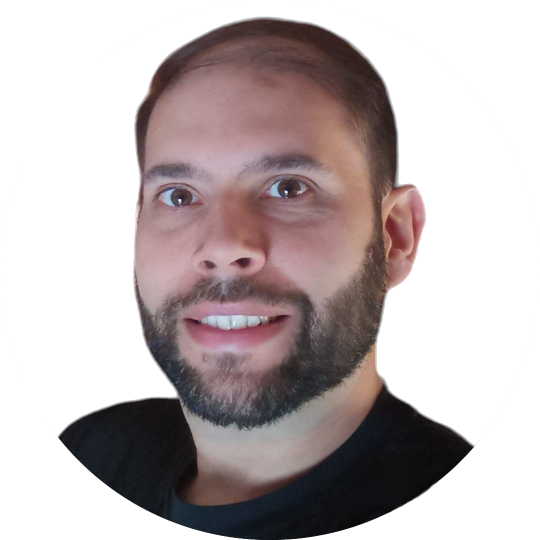
#> input picture assets/images/me.png, 1080 x 1080 px (shown at 1/2 size)
$ python og_base.py
#> lines starting #> are read from the running program, lines starting #| are printed output that depends on the picture; after the words box and inside, x2 and y2 are one past the last pixel; in counts of white or black regions, pixels touching at a corner belong together
"""Genera assets/images/og-base.png: fondo de las tarjetas Open Graph (1200x630).

El título de cada página lo escribe Hugo encima (layouts/partials/og-imagen.html).
Uso: python3 scripts/og_base.py
"""
from pathlib import Path

from PIL import Image, ImageDraw, ImageFont

RAIZ = Path(__file__).resolve().parent.parent
W, H = 1200, 630
FONDO, ACENTO, TENUE = (15, 23, 42), (34, 211, 238), (148, 163, 184)
LENTES = [(167, 139, 250), (96, 165, 250), (52, 211, 153), (34, 211, 238)]

img = Image.new("RGB", (W, H), FONDO)
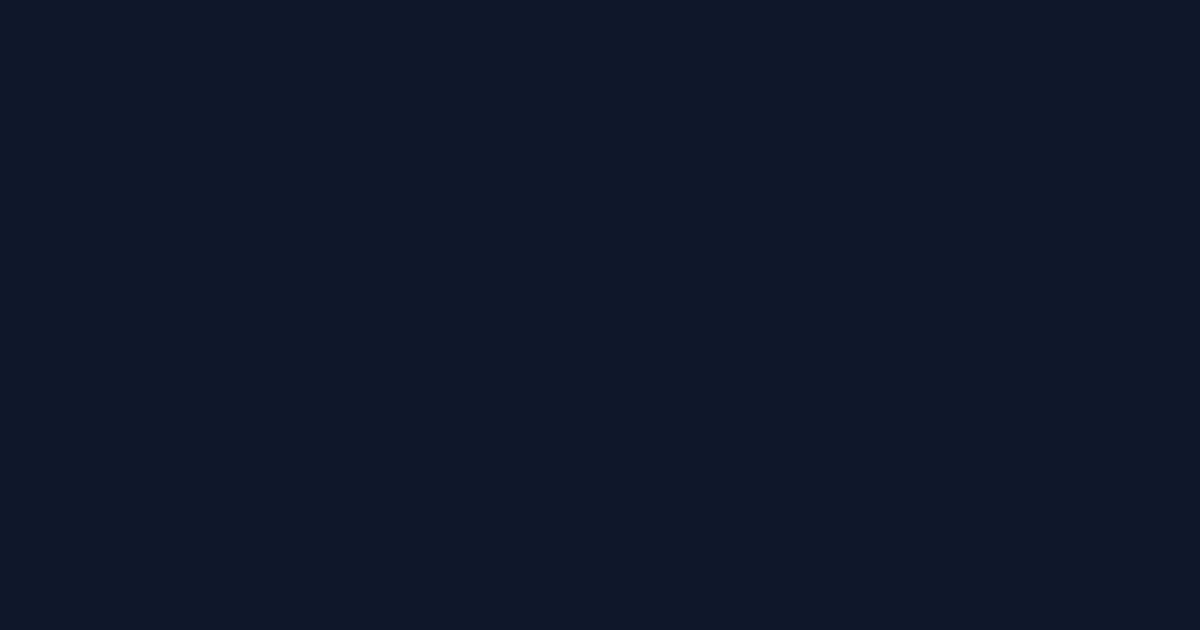
#> img: PIL image 1200x630 RGB; mean R, G, B 15, 23, 42
d = ImageDraw.Draw(img)
# Franja de las cuatro lentes arriba
for i, c in enumerate(LENTES):
    d.rectangle([i * W // 4, 0, (i + 1) * W // 4, 10], fill=c)
# Foto circular a la derecha
foto = Image.open(RAIZ / "assets/images/me.png").convert("RGBA").resize((300, 300), Image.LANCZOS)
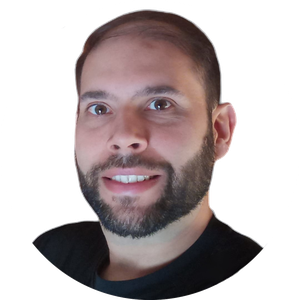
#> foto: PIL image 300x300 RGBA; mean R, G, B, A 57, 47.2, 47.8, 119.4; transparent parts drawn white
mascara = Image.new("L", (300, 300), 0)
#> mascara: PIL image 300x300 L; every value is 0
ImageDraw.Draw(mascara).ellipse([0, 0, 299, 299], fill=255)
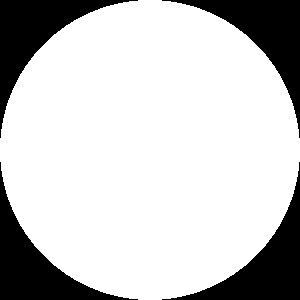
#> mascara: PIL image 300x300 L; 78.5% white; 4 black regions, box (x1, y1, x2, y2) and area: (0, 0, 138, 138) 4846, (162, 0, 300, 138) 4846, (0, 162, 138, 300) 4846, (162, 162, 300, 300) 4846
fondo_foto = Image.new("RGBA", (300, 300), FONDO + (255,))
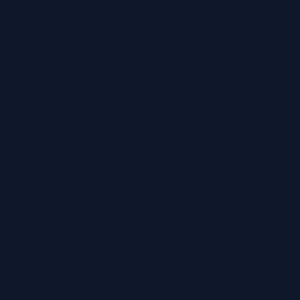
#> fondo_foto: PIL image 300x300 RGBA; mean R, G, B, A 15, 23, 42, 255
fondo_foto.alpha_composite(foto)
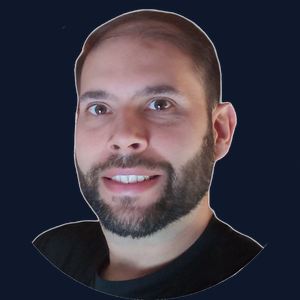
#> fondo_foto: PIL image 300x300 RGBA; mean R, G, B, A 60.8, 55.3, 66, 255
img.paste(fondo_foto.convert("RGB"), (850, 165), mascara)
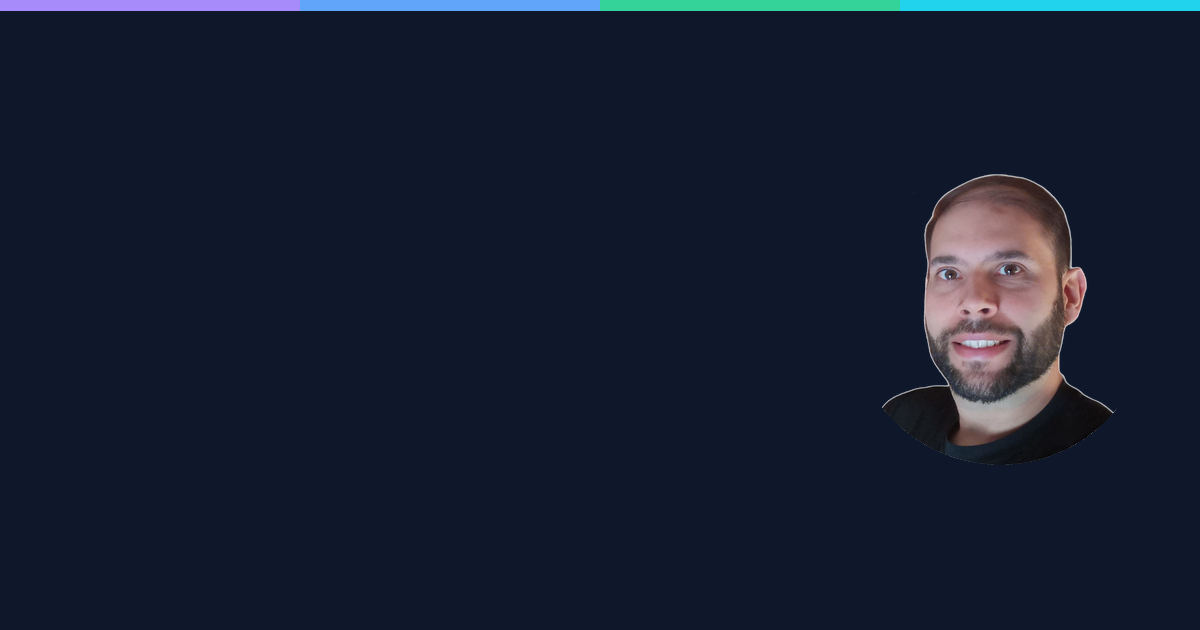
#> img: PIL image 1200x630 RGB; mean R, G, B 21.7, 29.6, 48
d.ellipse([846, 161, 1153, 468], outline=ACENTO, width=4)
# Pie con nombre y web
fb = ImageFont.truetype(str(RAIZ / "assets/fonts/DejaVuSans-Bold.ttf"), 30)
fr = ImageFont.truetype(str(RAIZ / "assets/fonts/DejaVuSans.ttf"), 24)
d.text((70, 535), "Ariel Luján Giamportone", font=fb, fill=(226, 232, 240))
d.text((70, 575), "arielgiamportone.github.io", font=fr, fill=TENUE)
d.line([70, 515, 780, 515], fill=(51, 65, 85), width=2)
img.save(RAIZ / "assets/images/og-base.png", optimize=True)
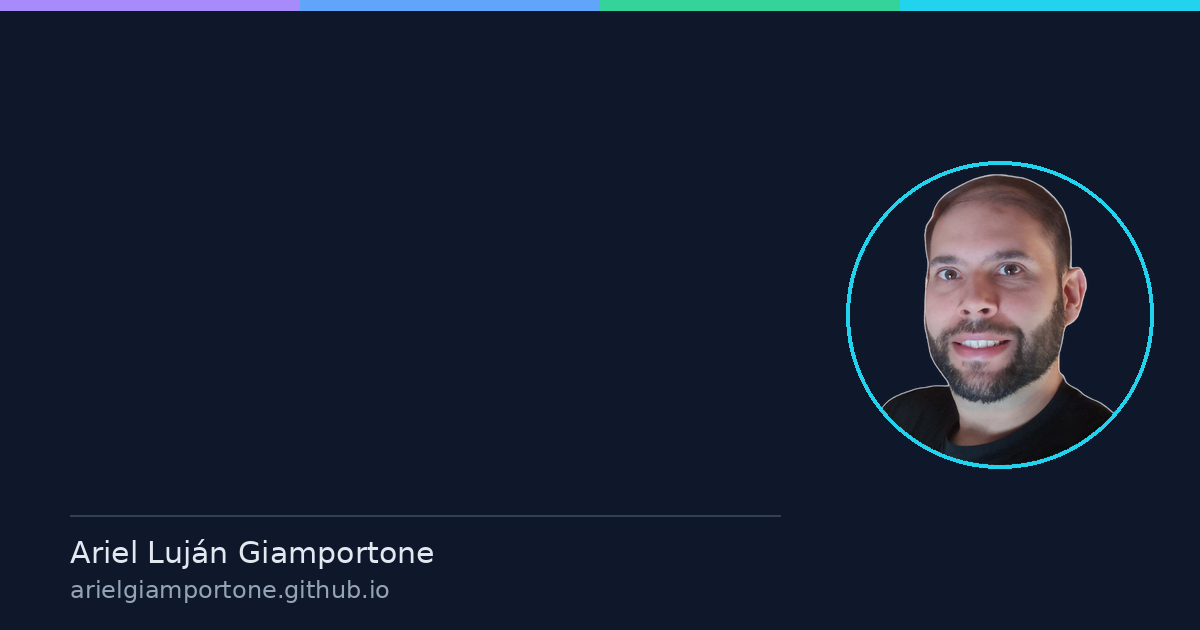
#> saved as og-base.png: PIL image 1200x630 RGB; mean R, G, B 22.8, 31.6, 50
print("ok")
